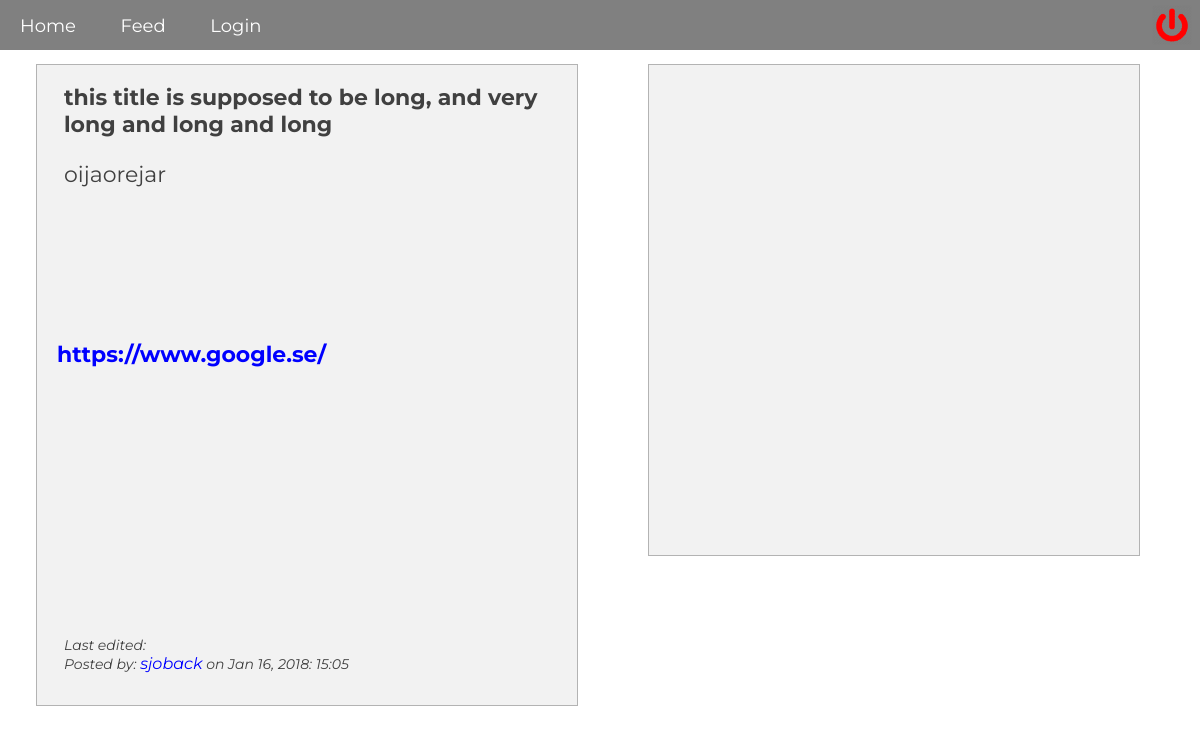
Page /pages/comment.php?id=11 on the earlier database version.
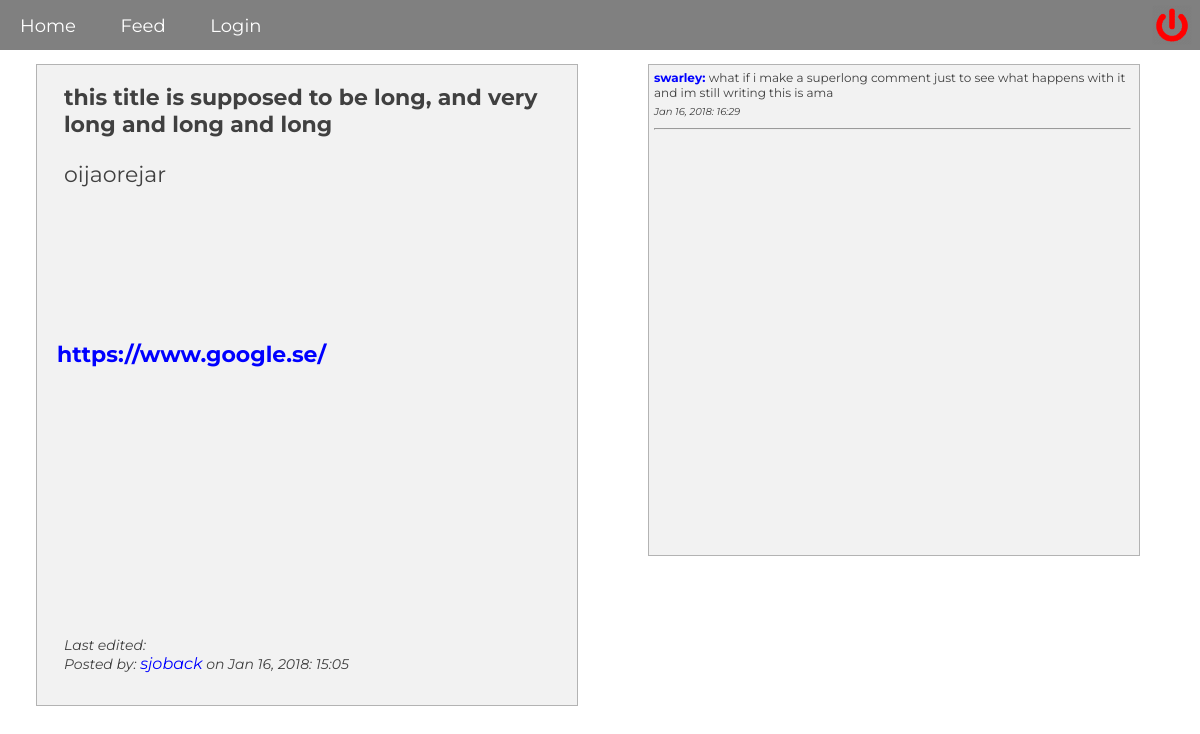
Same page on the later database version.
### tables this page shows
CREATE TABLE "users" (
        `id`    INTEGER NOT NULL PRIMARY KEY AUTOINCREMENT UNIQUE,
        `name`  VARCHAR NOT NULL,
        `username`      VARCHAR NOT NULL UNIQUE,
        `email` VARCHAR NOT NULL,
        `password`      VARCHAR NOT NULL,
        `biography`     VARCHAR NOT NULL,
        `img`           VARCHAR,
        `joined`     VARCHAR
);

CREATE TABLE "comments" (
         `id`       INTEGER NOT NULL,
         `comment_id`       INTEGER NOT NULL PRIMARY KEY AUTOINCREMENT UNIQUE,
         `post_id`         INTEGER NOT NULL,
         `comment`       VARCHAR NOT NULL,
         `posted`       VARCHAR
);

### logic/comment.php (called while the page is built, shortened)
<?php
$post_id = $_GET['id'];
$query = "SELECT * FROM posts WHERE post_id = :post_id";
$statement = $pdo->prepare($query);
$statement->bindParam(':post_id', $post_id, PDO::PARAM_INT);
$statement->execute();
$post = $statement->fetch(PDO::FETCH_ASSOC);
$user_id = $post['id'];
$query = "SELECT * FROM users WHERE id = :id";
$statement = $pdo->prepare($query);
$statement->bindParam(':id', $user_id, PDO::PARAM_STR);
$statement->execute();
$user = $statement->fetch(PDO::FETCH_ASSOC);
$query = "SELECT * FROM users LEFT JOIN comments ON users.id=comments.id";
$statement = $pdo->query($query);
$statement->execute();
$comment_users = $statement->fetchAll(PDO::FETCH_ASSOC);

### pages/comment.php (the view, shortened to what this page needs)
<?php
require __DIR__.'/../views/header.php';
require __DIR__.'/../logic/feed.php';
require __DIR__.'/../logic/comment.php';
?>
<div class="comment-page">
   <div class="post-title"><?php echo $post['title']; ?></a></div>
   <div class="post-description"><?php echo $post['description']; ?></div>
   <a href="<?php echo $post['url']; ?>" class="comment-url" target="_blank"><?php echo $post['url']; ?></a>
   <br>
   <div class="post-footer">
      <?php echo 'Last edited: '. $join['edited']; ?>
      <br>
      Posted by: <a href="profile.php?id=<?php echo $user['id'] ?>" class="member-username"><?php echo $user['username']; ?></a> on <?php echo $post['posted']; ?>
   </div>
</div>
<div class="comments">
   <?php foreach($comment_users as $comment_user): ?>
      <?php if($comment_user['post_id'] === $_GET['id']): ?>
         <strong><a href="profile.php?id=<?php echo $comment_user['id'] ?>" class="user-url"><?php echo $comment_user['username']. ":  "; ?></a></strong><?php echo $comment_user['comment']; ?>
         <div class="timestamp"><?php echo $comment_user['posted']; ?></h6></div>
         <hr class="comment-hr">
      <?php endif; ?>
   <?php endforeach; ?>
</div>
<?php require __DIR__.'../../views/footer.php'; ?>

Differences in the rows shown:
now on this page (row edited): users: username "swarley", comments.comment "what if i make a superlong comment just to see what happens with it and im still writing this is ama", comments.posted "Jan 16, 2018: 16:29"
